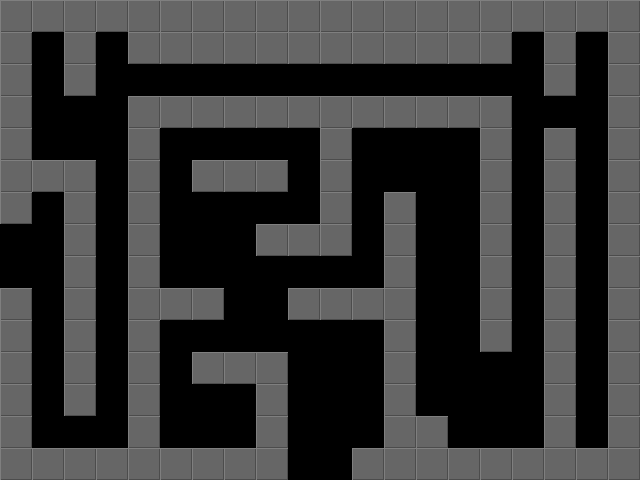

Tiled map render using the project's own tile images. Description and the whole map definition, tile-layer contents included, below:
An orthogonal 20x15 tile map with 32x32 px tiles, 1 tile layer (Tile Layer 1) and 2 objects (2x door).

<map version="1.0" orientation="orthogonal" width="20" height="15" tilewidth="32" tileheight="32">
 <tileset firstgid="1" name="tile" tilewidth="32" tileheight="32">
  <image source="../graphics/tile.png" width="32" height="32" />
 </tileset>
 <layer name="Tile Layer 1" width="20" height="15">
  <data>
   <tile gid="1" />
   <tile gid="1" />
   <tile gid="1" />
   <tile gid="1" />
   <tile gid="1" />
   <tile gid="1" />
   <tile gid="1" />
   <tile gid="1" />
   <tile gid="1" />
   <tile gid="1" />
   <tile gid="1" />
   <tile gid="1" />
   <tile gid="1" />
   <tile gid="1" />
   <tile gid="1" />
   <tile gid="1" />
   <tile gid="1" />
   <tile gid="1" />
   <tile gid="1" />
   <tile gid="1" />
   <tile gid="1" />
   <tile gid="0" />
   <tile gid="1" />
   <tile gid="0" />
   <tile gid="1" />
   <tile gid="1" />
   <tile gid="1" />
   <tile gid="1" />
   <tile gid="1" />
   <tile gid="1" />
   <tile gid="1" />
   <tile gid="1" />
   <tile gid="1" />
   <tile gid="1" />
   <tile gid="1" />
   <tile gid="1" />
   <tile gid="0" />
   <tile gid="1" />
   <tile gid="0" />
   <tile gid="1" />
   <tile gid="1" />
   <tile gid="0" />
   <tile gid="1" />
   <tile gid="0" />
   <tile gid="0" />
   <tile gid="0" />
   <tile gid="0" />
   <tile gid="0" />
   <tile gid="0" />
   <tile gid="0" />
   <tile gid="0" />
   <tile gid="0" />
   <tile gid="0" />
   <tile gid="0" />
   <tile gid="0" />
   <tile gid="0" />
   <tile gid="0" />
   <tile gid="1" />
   <tile gid="0" />
   <tile gid="1" />
   <tile gid="1" />
   <tile gid="0" />
   <tile gid="0" />
   <tile gid="0" />
   <tile gid="1" />
   <tile gid="1" />
   <tile gid="1" />
   <tile gid="1" />
   <tile gid="1" />
   <tile gid="1" />
   <tile gid="1" />
   <tile gid="1" />
   <tile gid="1" />
   <tile gid="1" />
   <tile gid="1" />
   <tile gid="1" />
   <tile gid="0" />
   <tile gid="0" />
   <tile gid="0" />
   <tile gid="1" />
   <tile gid="1" />
   <tile gid="0" />
   <tile gid="0" />
   <tile gid="0" />
   <tile gid="1" />
   <tile gid="0" />
   <tile gid="0" />
   <tile gid="0" />
   <tile gid="0" />
   <tile gid="0" />
   <tile gid="1" />
   <tile gid="0" />
   <tile gid="0" />
   <tile gid="0" />
   <tile gid="0" />
   <tile gid="1" />
   <tile gid="0" />
   <tile gid="1" />
   <tile gid="0" />
   <tile gid="1" />
   <tile gid="1" />
   <tile gid="1" />
   <tile gid="1" />
   <tile gid="0" />
   <tile gid="1" />
   <tile gid="0" />
   <tile gid="1" />
   <tile gid="1" />
   <tile gid="1" />
   <tile gid="0" />
   <tile gid="1" />
   <tile gid="0" />
   <tile gid="0" />
   <tile gid="0" />
   <tile gid="0" />
   <tile gid="1" />
   <tile gid="0" />
   <tile gid="1" />
   <tile gid="0" />
   <tile gid="1" />
   <tile gid="1" />
   <tile gid="0" />
   <tile gid="1" />
   <tile gid="0" />
   <tile gid="1" />
   <tile gid="0" />
   <tile gid="0" />
   <tile gid="0" />
   <tile gid="0" />
   <tile gid="0" />
   <tile gid="1" />
   <tile gid="0" />
   <tile gid="1" />
   <tile gid="0" />
   <tile gid="0" />
   <tile gid="1" />
   <tile gid="0" />
   <tile gid="1" />
   <tile gid="0" />
   <tile gid="1" />
   <tile gid="0" />
   <tile gid="0" />
   <tile gid="1" />
   <tile gid="0" />
   <tile gid="1" />
   <tile gid="0" />
   <tile gid="0" />
   <tile gid="0" />
   <tile gid="1" />
   <tile gid="1" />
   <tile gid="1" />
   <tile gid="0" />
   <tile gid="1" />
   <tile gid="0" />
   <tile gid="0" />
   <tile gid="1" />
   <tile gid="0" />
   <tile gid="1" />
   <tile gid="0" />
   <tile gid="1" />
   <tile gid="0" />
   <tile gid="0" />
   <tile gid="1" />
   <tile gid="0" />
   <tile gid="1" />
   <tile gid="0" />
   <tile gid="0" />
   <tile gid="0" />
   <tile gid="0" />
   <tile gid="0" />
   <tile gid="0" />
   <tile gid="0" />
   <tile gid="1" />
   <tile gid="0" />
   <tile gid="0" />
   <tile gid="1" />
   <tile gid="0" />
   <tile gid="1" />
   <tile gid="0" />
   <tile gid="1" />
   <tile gid="1" />
   <tile gid="0" />
   <tile gid="1" />
   <tile gid="0" />
   <tile gid="1" />
   <tile gid="1" />
   <tile gid="1" />
   <tile gid="0" />
   <tile gid="0" />
   <tile gid="1" />
   <tile gid="1" />
   <tile gid="1" />
   <tile gid="1" />
   <tile gid="0" />
   <tile gid="0" />
   <tile gid="1" />
   <tile gid="0" />
   <tile gid="1" />
   <tile gid="0" />
   <tile gid="1" />
   <tile gid="1" />
   <tile gid="0" />
   <tile gid="1" />
   <tile gid="0" />
   <tile gid="1" />
   <tile gid="0" />
   <tile gid="0" />
   <tile gid="0" />
   <tile gid="0" />
   <tile gid="0" />
   <tile gid="0" />
   <tile gid="0" />
   <tile gid="1" />
   <tile gid="0" />
   <tile gid="0" />
   <tile gid="1" />
   <tile gid="0" />
   <tile gid="1" />
   <tile gid="0" />
   <tile gid="1" />
   <tile gid="1" />
   <tile gid="0" />
   <tile gid="1" />
   <tile gid="0" />
   <tile gid="1" />
   <tile gid="0" />
   <tile gid="1" />
   <tile gid="1" />
   <tile gid="1" />
   <tile gid="0" />
   <tile gid="0" />
   <tile gid="0" />
   <tile gid="1" />
   <tile gid="0" />
   <tile gid="0" />
   <tile gid="0" />
   <tile gid="0" />
   <tile gid="1" />
   <tile gid="0" />
   <tile gid="1" />
   <tile gid="1" />
   <tile gid="0" />
   <tile gid="1" />
   <tile gid="0" />
   <tile gid="1" />
   <tile gid="0" />
   <tile gid="0" />
   <tile gid="0" />
   <tile gid="1" />
   <tile gid="0" />
   <tile gid="0" />
   <tile gid="0" />
   <tile gid="1" />
   <tile gid="0" />
   <tile gid="0" />
   <tile gid="0" />
   <tile gid="0" />
   <tile gid="1" />
   <tile gid="0" />
   <tile gid="1" />
   <tile gid="1" />
   <tile gid="0" />
   <tile gid="0" />
   <tile gid="0" />
   <tile gid="1" />
   <tile gid="0" />
   <tile gid="0" />
   <tile gid="0" />
   <tile gid="1" />
   <tile gid="0" />
   <tile gid="0" />
   <tile gid="0" />
   <tile gid="1" />
   <tile gid="1" />
   <tile gid="0" />
   <tile gid="0" />
   <tile gid="0" />
   <tile gid="1" />
   <tile gid="0" />
   <tile gid="1" />
   <tile gid="1" />
   <tile gid="1" />
   <tile gid="1" />
   <tile gid="1" />
   <tile gid="1" />
   <tile gid="1" />
   <tile gid="1" />
   <tile gid="1" />
   <tile gid="1" />
   <tile gid="0" />
   <tile gid="0" />
   <tile gid="1" />
   <tile gid="1" />
   <tile gid="1" />
   <tile gid="1" />
   <tile gid="1" />
   <tile gid="1" />
   <tile gid="1" />
   <tile gid="1" />
   <tile gid="1" />
  </data>
 </layer>
 <objectgroup name="Object Layer 1" width="20" height="15">
  <object name="DOOR" type="door" x="288" y="448" width="64" height="32">
   <properties>
    <property name="open" value="true" />
   </properties>
  </object>
  <object name="DOOR" type="door" x="0" y="224" width="32" height="64" />
 </objectgroup>
</map>
